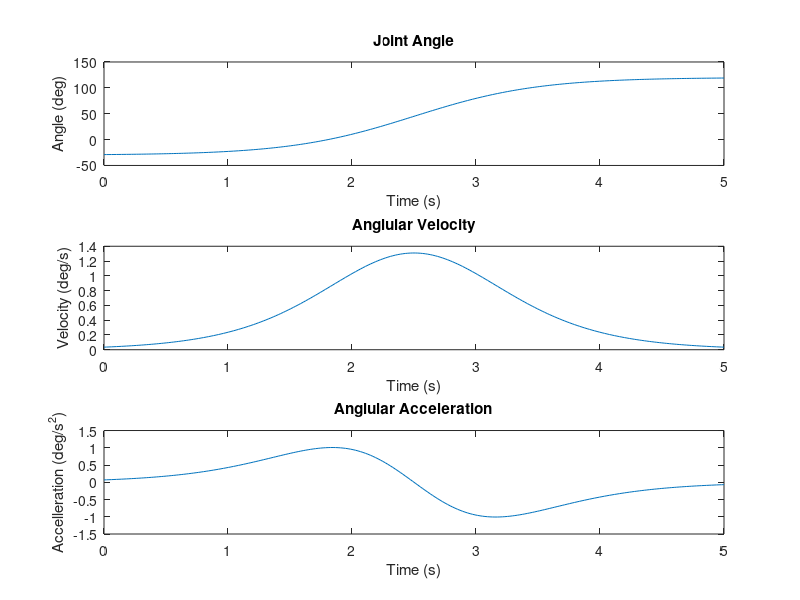

Here is the MATLAB script that generated this plot:
%% BMEG301 Reverse Dynamic Solution For Device 3
% Authors: Bailey Phillips, Matthew Nuske, Oliver Michels, and Kyan Phillips

%% Assumptions

% The thigh is consider to be pivoted at the hip joint and has one DoF in flexion-extension. 
% Distal limb (shank) is fixed such that the longitudinal axis line up. 
% All other limbs can be ignored.

clc, clear

%% Parameters

% Subject Paramters
gender = 2; % 1 for female, 2 for male
weight = 85; % Total body mass of subject in 'kg'
height = 1.84; % Total body height of subject in 'm'


%% Segment Factor Tables

% Segment factors based of De lava Table
% [Mass factor   Length factor   COM factor  Radius of Gyration factor]

% Female factors
segment_table(1).factors = [ 
0.1478  368.5/1735  0.3612  0.369;  % Thigh (female)
0.0481  432.3/1735  0.4416  0.271   % Shank (female)
];

% Male factors
segment_table(2).factors = [
0.1416  422.2/1741  0.4095  0.329;  % Thigh (male)
0.0433  434.0/1741  0.4459  0.255   % Shank (male)
];  


%% Create Structures With All of The Model's Segment Details 

model(1).name = 'Thigh'; model(1).color = 'k';
model(2).name = 'Shank'; model(2).color = 'r';

table = sprintf('Part Name \t Mass (kg)\t Length (m)\t COM (m)\t RGyration (m)\t Inertia (kg.m^2)');
disp(table)

% Assumption: The distal limb (shank) is fixed such that longitudinal axes
% line up, thus all other limbs can be ignored
for part = 1:2

    model(part).mass = weight*segment_table(gender).factors(part,1);
    model(part).length = height*segment_table(gender).factors(part,2);
    model(part).com_local = model(part).length*segment_table(gender).factors(part,3);

   if part < 2
        model(part).com_from_O = model(part).com_local;
    else
        model(part).com_from_O = model(part).com_local + sum([model(1:part-1).length]);
    end
    model(part).rgyration = model(part).length*segment_table(gender).factors(part,4);
    model(part).inertia = model(part).mass*(model(part).rgyration).^2;
    
    t = sprintf('%s\t\t %.3f\t\t %.3f\t\t %.3f\t\t %.3f\t\t %.5f',model(part).name,...
        model(part).mass, model(part).length, model(part).com_local,...
        model(part).rgyration, model(part).inertia);
    disp(t)
end

% System Center of Mass
mass_system = sum([model(:).mass]);

% display system mass
disp(['System mass = ', num2str(mass_system), ' kg']);

r_num = [model(:).mass].*[model(:).com_from_O];
CoM_system = sum(r_num)/mass_system;
disp([newline, 'System center of mass position = ',num2str(CoM_system),' m']);

% System Inertia About The Hip
I_seg_o = [model(:).inertia] + [model(:).mass].*([model(:).com_from_O].^2);
Inertia_system = sum(I_seg_o);
disp(['System mass moment of inertia at O = ',num2str(Inertia_system),' kg.m^2']);

%% Simulation Parameters
fps = 50;                           % Frames per second 
T_motion = 5;                       % Motion duration in seconds

% These are the first things i saw for the rom of the thigh about the hip.
% we can change this if we find its different with more research - Oli
theta_min = -30 * (pi/180);           % Minimum angle at extension in rad
theta_max = 120 * (pi/180);         % Maximum angle at flexion in rad

%% Simulation 
Num_Frames = ceil(T_motion*fps);                        % Calculates number of frames in the simulation
T_simulation = linspace(0, T_motion, Num_Frames);       % Creates a linearly spaced time vector for motion duration

% Sigmoid Function To Calculate Joint Angle
k = 10 / T_motion;                                                      % Steepness of sigmoid function (scales with the motion duration
s = 1 ./ (1 + exp(-k .* (T_simulation - (T_motion/2))));                % Sigmoid function
theta = (theta_min + (theta_max - theta_min) .* s) .* (180/pi);         % Joint angle 



omega = (theta_max - theta_min) .* k .*s .* (1 - s);                    % Angular velocity
alpha = (theta_max - theta_min) .* k^2 .*s .* (1 - s) .* (1 - 2*s);     % Angular acceleration

%% Plotting Results
figure;

% Joint Angle Over Time
subplot(3, 1, 1);
plot(T_simulation, theta);
ylabel('Angle (deg)');
xlabel('Time (s)')
title('Joint Angle');

% Joint Angular Velocity Over Time
subplot(3, 1, 2);
plot(T_simulation, omega)
ylabel('Velocity (deg/s)');
xlabel('Time (s)')
title('Anglular Velocity');

% Joint Angular Accelleration Over Time
subplot(3, 1, 3);
plot(T_simulation, alpha);
ylabel('Accelleration (deg/s^2)');
xlabel('Time (s)')
title('Anglular Acceleration');
